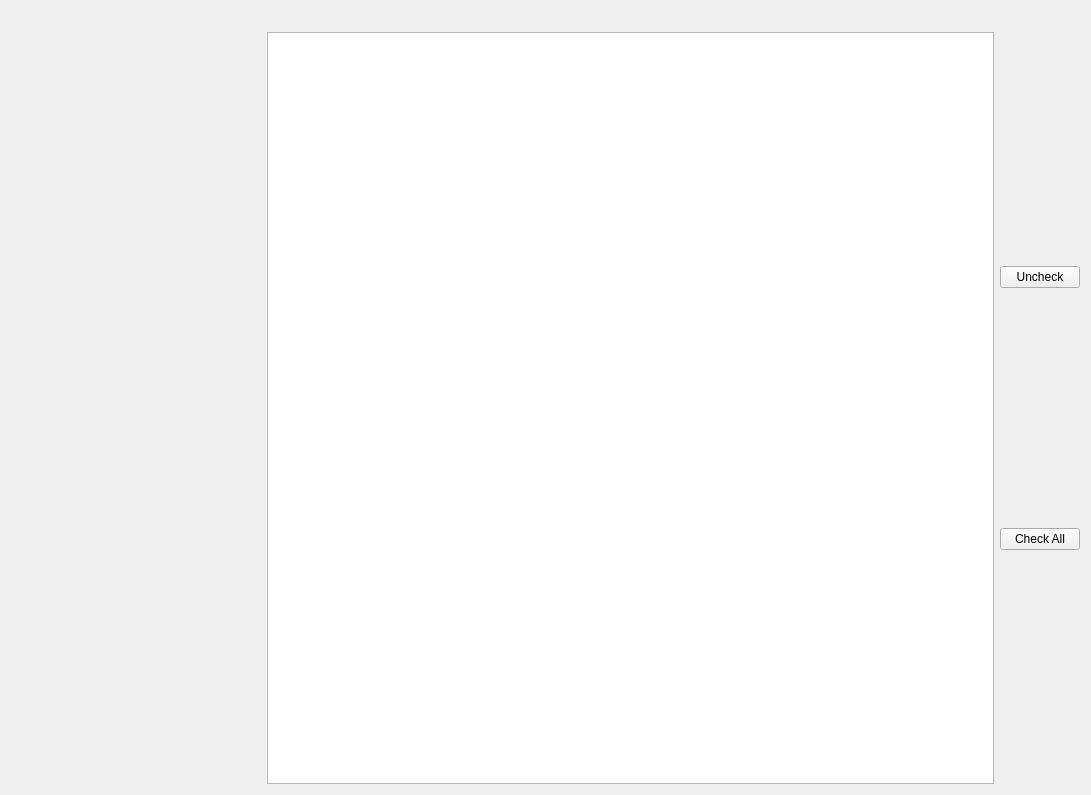
<?xml version="1.0" encoding="UTF-8"?>
<ui version="4.0">
 <class>QtShanoirUploadWidgetCoresFilesInputs</class>
 <widget class="QWidget" name="QtShanoirUploadWidgetCoresFilesInputs">
  <property name="geometry">
   <rect>
    <x>0</x>
    <y>0</y>
    <width>1091</width>
    <height>795</height>
   </rect>
  </property>
  <property name="windowTitle">
   <string>Form</string>
  </property>
  <layout class="QGridLayout" name="gridLayout_2">
   <item row="0" column="0">
    <layout class="QGridLayout" name="gridLayout" rowstretch="0,0" columnstretch="0,0,0">
     <property name="sizeConstraint">
      <enum>QLayout::SetMaximumSize</enum>
     </property>
     <item row="1" column="1">
      <widget class="QTableWidget" name="filesInputsTable">
       <property name="sizePolicy">
        <sizepolicy hsizetype="Expanding" vsizetype="Expanding">
         <horstretch>4</horstretch>
         <verstretch>4</verstretch>
        </sizepolicy>
       </property>
       <property name="minimumSize">
        <size>
         <width>650</width>
         <height>550</height>
        </size>
       </property>
       <property name="sizeIncrement">
        <size>
         <width>2</width>
         <height>2</height>
        </size>
       </property>
       <property name="baseSize">
        <size>
         <width>650</width>
         <height>550</height>
        </size>
       </property>
       <property name="alternatingRowColors">
        <bool>false</bool>
       </property>
       <attribute name="horizontalHeaderShowSortIndicator" stdset="0">
        <bool>false</bool>
       </attribute>
       <attribute name="horizontalHeaderStretchLastSection">
        <bool>false</bool>
       </attribute>
       <attribute name="verticalHeaderShowSortIndicator" stdset="0">
        <bool>false</bool>
       </attribute>
       <attribute name="verticalHeaderStretchLastSection">
        <bool>false</bool>
       </attribute>
      </widget>
     </item>
     <item row="0" column="1">
      <widget class="QLabel" name="detailsLabel">
       <property name="sizePolicy">
        <sizepolicy hsizetype="Preferred" vsizetype="Preferred">
         <horstretch>0</horstretch>
         <verstretch>0</verstretch>
        </sizepolicy>
       </property>
       <property name="minimumSize">
        <size>
         <width>500</width>
         <height>15</height>
        </size>
       </property>
       <property name="maximumSize">
        <size>
         <width>16777215</width>
         <height>16777215</height>
        </size>
       </property>
       <property name="sizeIncrement">
        <size>
         <width>1</width>
         <height>1</height>
        </size>
       </property>
       <property name="text">
        <string/>
       </property>
      </widget>
     </item>
     <item row="1" column="2">
      <layout class="QVBoxLayout" name="verticalLayout">
       <item>
        <widget class="QPushButton" name="uncheckButton">
         <property name="text">
          <string>Uncheck</string>
         </property>
        </widget>
       </item>
       <item>
        <widget class="QPushButton" name="checkAllButton">
         <property name="text">
          <string>Check All</string>
         </property>
        </widget>
       </item>
      </layout>
     </item>
     <item row="1" column="0">
      <widget class="QtShanoirUploadWidgetShowSteps" name="steps" native="true">
       <property name="sizePolicy">
        <sizepolicy hsizetype="Fixed" vsizetype="Fixed">
         <horstretch>1</horstretch>
         <verstretch>1</verstretch>
        </sizepolicy>
       </property>
       <property name="minimumSize">
        <size>
         <width>250</width>
         <height>350</height>
        </size>
       </property>
       <property name="maximumSize">
        <size>
         <width>16777215</width>
         <height>16777215</height>
        </size>
       </property>
       <property name="sizeIncrement">
        <size>
         <width>0</width>
         <height>0</height>
        </size>
       </property>
       <property name="baseSize">
        <size>
         <width>0</width>
         <height>0</height>
        </size>
       </property>
      </widget>
     </item>
    </layout>
   </item>
  </layout>
 </widget>
 <customwidgets>
  <customwidget>
   <class>QtShanoirUploadWidgetShowSteps</class>
   <extends>QWidget</extends>
   <header>qtshanoiruploadwidgetshowsteps.h</header>
   <container>1</container>
  </customwidget>
 </customwidgets>
 <resources/>
 <connections/>
</ui>
